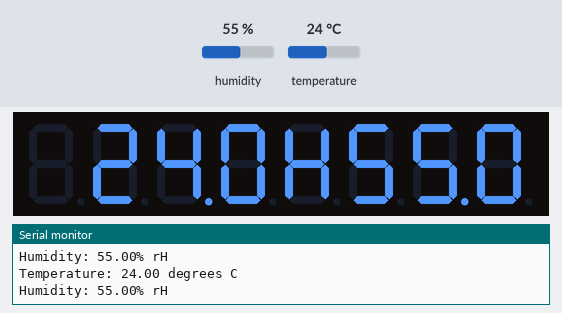
The sketch below on a simulated Arduino Uno, built with avr-gcc and run on an emulated ATmega328P. Parts: 8-digit seven-segment display, the last lines printed to the serial monitor. The test bench sets the inputs (shaded band); at power-on: humidity 55 %, temperature 24 °C.

Above: at 1.4 s.
1.5 s: humidity set to 22 %
At 3.0 s:
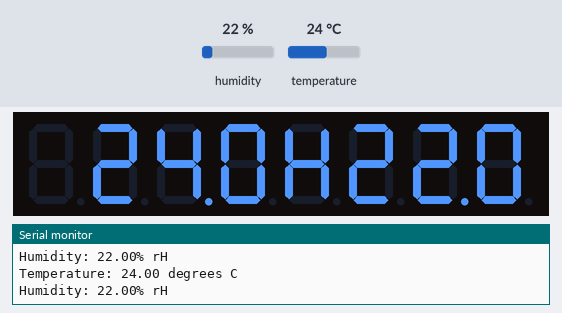
3.3 s: temperature set to 12 °C
At 4.0 s:
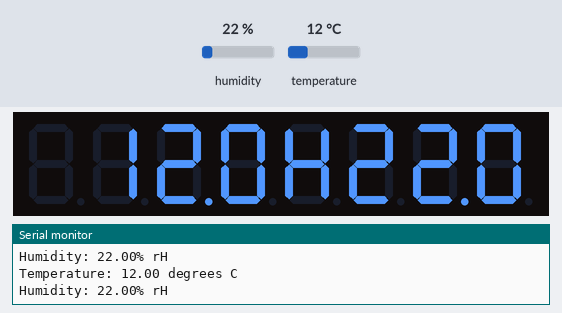
5.0 s: humidity set to 40 %
At 6.2 s:
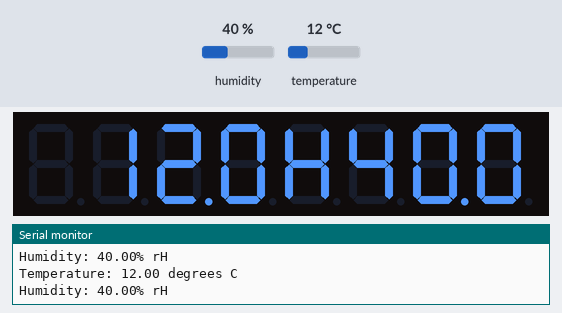
6.8 s: temperature set to 19 °C
At 8.2 s:
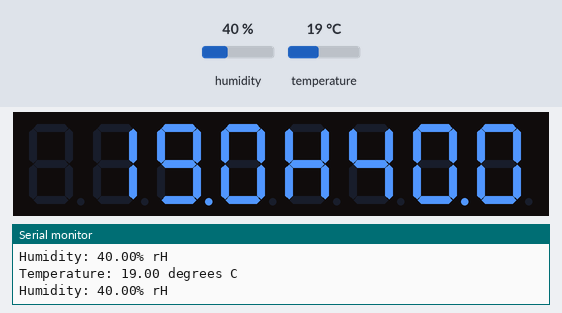
Timing chart, 0 to 9.6 s (numbered marks = the images above; inputs shaded):
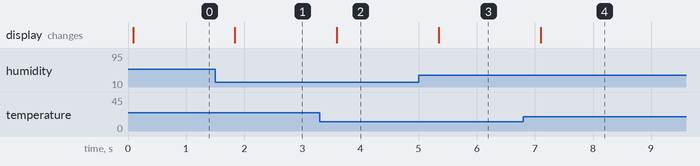

Measured:
- after the input at 1.5 s, the display: changes after 0.34 s (image 1)
- after the input at 3.3 s, the display: changes after 0.29 s (image 2)
- after the input at 5.0 s, the display: changes after 0.35 s (image 3)
- after the input at 6.8 s, the display: changes after 0.30 s (image 4)

The sketch:

4.aht30withmax7219.ino
```cpp
#include "LedController.hpp"
#include <Adafruit_AHTX0.h>

#define Pin_DIN 19
// D19
#define Pin_CS 18  // D18
#define Pin_CLK 5  // D5
Adafruit_AHTX0 aht;
LedController<1, 1> lc;
void setup() {
  Serial.begin(115200);
   if (! aht.begin()) {
    Serial.println("Could not find AHT? Check wiring");
    while (1) delay(10);
  }
  lc = LedController<1, 1>(Pin_DIN, Pin_CLK, Pin_CS);
  lc.setIntensity(8);
  lc.clearMatrix();
}
void loop() {
  sensors_event_t humidity, temp;
  aht.getEvent(&humidity, &temp);// populate temp and humidity objects with fresh data
  Serial.print("Temperature: ");
  Serial.print((temp.temperature));
  Serial.println(" degrees C");
  Serial.print("Humidity: ");
  Serial.print(humidity.relative_humidity);
  Serial.println("% rH");


  int tempdata = (int)(temp.temperature * 10);
  int tentemp = (tempdata / 100);
  int singletemp = ((tempdata / 10) % 10);
  int decitemp = (tempdata % 10);
  // 306
  // 74.13%
  lc.setChar(0,7,'t',false);
  lc.setDigit(0, 6, tentemp, false);
  lc.setDigit(0, 5, singletemp, true);
  lc.setDigit(0, 4, decitemp, false);

   int humdata = (int)(humidity.relative_humidity * 10);
  int tenhum = (humdata / 100);
  int singlehum = ((humdata / 10) % 10);
  int decihum = (humdata % 10);
  // 306
  // 74.13%
  lc.setChar(0,3,'h',false);
  lc.setDigit(0, 2, tenhum, false);
  lc.setDigit(0, 1, singlehum, true);
  lc.setDigit(0, 0, decihum, false);

  delay(500);
}
```
